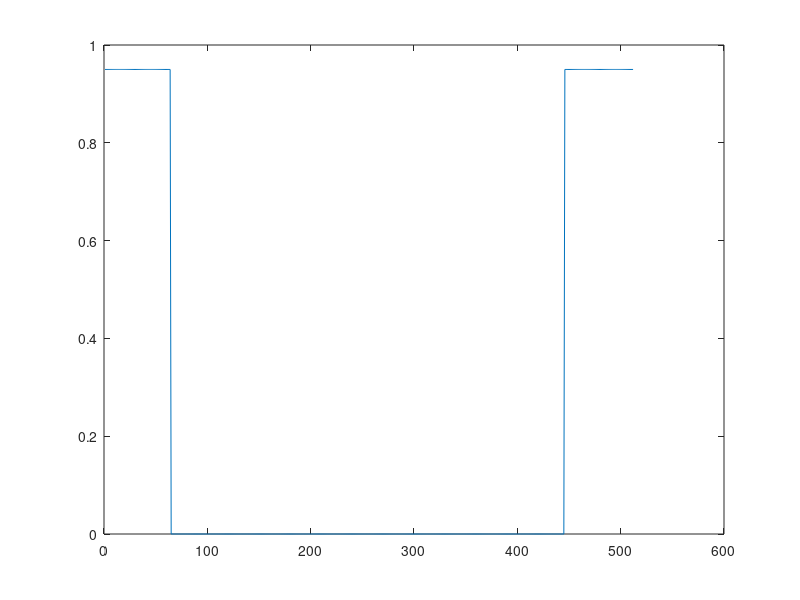

MATLAB code for this plot:
%% Lab 7 Jesse Layman SID: 861135479

% Professor: Ertem Tuncel, 
% TA: Ceren Sevinc,         
% EE141-022

%% Step 1
close all
clear all
N = 10;


%% Step 2
A = 0:511;
for  k = 1:512
    if k <= 64 || k >= 446;
        A(k) = 1;
    else 
        A(k) = 0;
    end
end
%% Step 3
g = ifft(A.*exp(-j*pi*k*N/512));

%% Step 4
h = [g(1:N+1) zeros(1,511-N)];

%% Step 5
H = fft(h);

%% Step 6
B = H.*exp(j*pi*k*N/512);
B = real(B);
%% Step 7
for  k = 1:512
    if k <= 64 || k >= 446;
        if B(k) >= 0.95 && B(k) <= 1
            A(k) = B(k);
        elseif B(k) > 1;
            A(k) = 1;
        elseif B(k) < 0.95
           A(k) = 0.95;
        end
    end
end
plot(abs(A));
%% 2)




